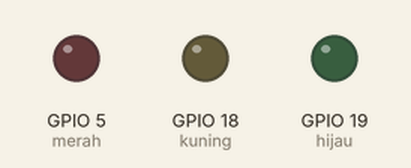
This sketch was run on a simulated ESP32. Parts: output pins drawn as LEDs (lit = HIGH).

Above: at 2.0 s.
At 4.5 s:
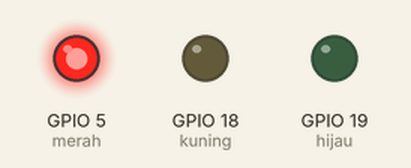
At 7.0 s:
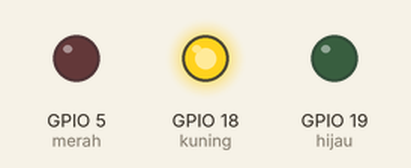
Timing chart, 0 to 11.7 s (numbered marks = the images above):
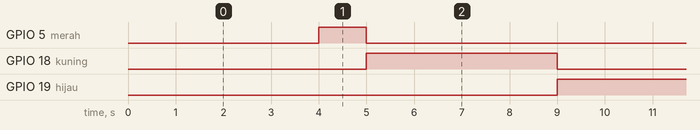

Measured:
- by itself, GPIO 5 (merah): alternates HIGH for 1.0 s and LOW for 8.0 s
- by itself, GPIO 18 (kuning), GPIO 19 (hijau): alternates HIGH for 4.0 s and LOW for 5.0 s
- by itself, everything shown: repeats every 9.0 s, in 3 steps

The sketch:

sketch_led25okt.ino
```cpp
const int merah = 5; //esp32 pin merah
const int kuning = 18; //esp32 pin kuning
const int hijau = 19; //esp32 pin hijau

const long interval = 5000;
long kuningBlink = 0;

unsigned long previousMillis = 0;

const long durance[] = {4,1,4}; //berapa second di state

enum status {MERAH, KUNING, HIJAU};
status statusLED = MERAH;


void setup() {
  // put your setup code here, to run once:
   pinMode(merah, OUTPUT);
   pinMode(kuning, OUTPUT);
   pinMode(hijau, OUTPUT);

}

void loop() {
  // put your main code here, to run repeatedly:

    unsigned long currentMillis = millis();

  if (currentMillis - previousMillis >= durance[statusLED] * 1000) {
    previousMillis = currentMillis;

    switch(statusLED){
      case MERAH:
        digitalWrite(merah,HIGH);
        digitalWrite(kuning,LOW);
        kuningBlink = 0;
        digitalWrite(hijau,LOW);
        statusLED = KUNING; //step case selanjutnya
        break;
      case KUNING:
        digitalWrite(merah,LOW);
        digitalWrite(kuning,HIGH);
        kuningBlink = 1;
        digitalWrite(hijau,LOW);
        statusLED = HIJAU;
        break;
      case HIJAU:
        digitalWrite(merah,LOW);
        digitalWrite(kuning,LOW);
        kuningBlink = 0;
        digitalWrite(hijau,HIGH);
        statusLED = MERAH;
        break;

    }

  }
  if (kuningBlink && (currentMillis - previousMillis >= interval)) {
      // save the last time you blinked the LED
      previousMillis = currentMillis;

      digitalWrite(kuning, !digitalRead(kuning));

  }
}
```
